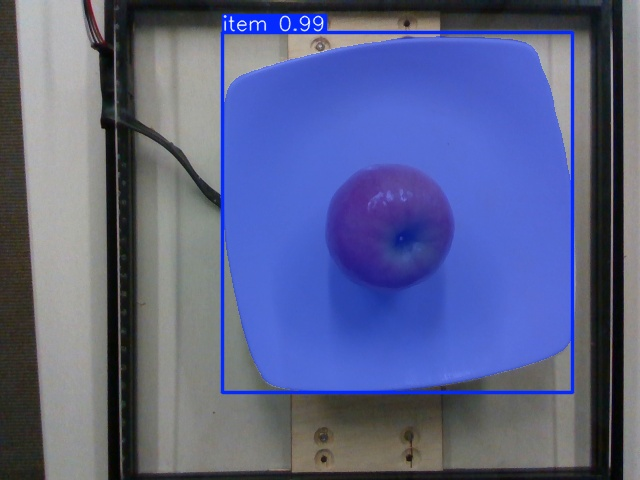
#> input picture plate_segmentation/runs/plate_yolo_seg_predict/image0.jpg, 640 x 480 px
$ python -i preprocessing.py   (imports and definitions only)
#> lines starting #> are read from the running program, lines starting #| are printed output that depends on the picture; after the words box and inside, x2 and y2 are one past the last pixel; in counts of white or black regions, pixels touching at a corner belong together
#> further down, picture is the input picture: PIL image 640x480 RGB; mean R, G, B 90.9, 98.2, 138.3
from __future__ import annotations

from pathlib import Path
from typing import Any

import numpy as np
from PIL import Image, ImageFilter


def ensure_pil_image(image: Any) -> Image.Image:
    if image is None:
        raise ValueError("Image is required")

    if isinstance(image, Image.Image):
        return image.convert("RGB")

    if isinstance(image, (str, Path)):
        return Image.open(image).convert("RGB")

    if isinstance(image, np.ndarray):
        array = image
        if array.ndim == 2:
            return Image.fromarray(array.astype("uint8"), mode="L").convert("RGB")
        if array.shape[-1] == 4:
            return Image.fromarray(array.astype("uint8"), mode="RGBA").convert("RGB")
        return Image.fromarray(array.astype("uint8")).convert("RGB")

    raise TypeError(f"Unsupported image type: {type(image)!r}")


def to_numpy_rgb(image: Image.Image) -> np.ndarray:
    return np.asarray(image.convert("RGB"))


def quality_warnings(image: Image.Image) -> list[str]:
    warnings: list[str] = []
    width, height = image.size
    if min(width, height) < 256:
        warnings.append("Изображение маленькое: сегментация и оценка массы могут быть неточными.")

    gray = np.asarray(image.convert("L"), dtype=np.float32) / 255.0
    mean_light = float(gray.mean())
    if mean_light < 0.15:
        warnings.append("Изображение темное: качество классификации может снизиться.")
    if mean_light > 0.92:
        warnings.append("Изображение очень светлое: маски могут быть нестабильными.")

    return warnings


def foreground_mask(image: Image.Image) -> np.ndarray:
    rgb = to_numpy_rgb(image).astype(np.float32) / 255.0
    max_channel = rgb.max(axis=2)
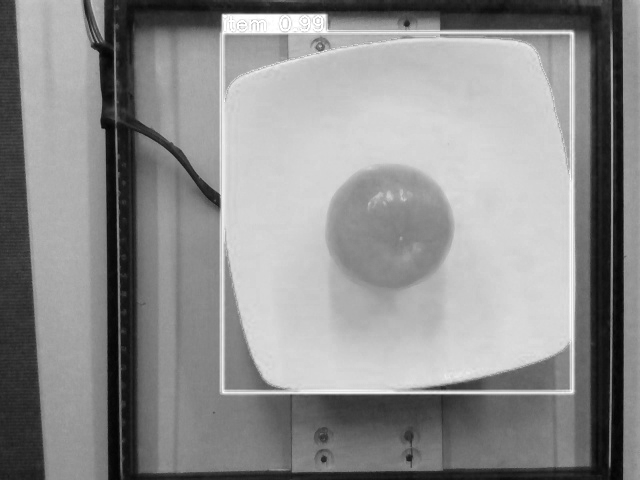
#> max_channel: shape (480, 640) float32; min 0.0118, max 1, mean 0.557
    min_channel = rgb.min(axis=2)
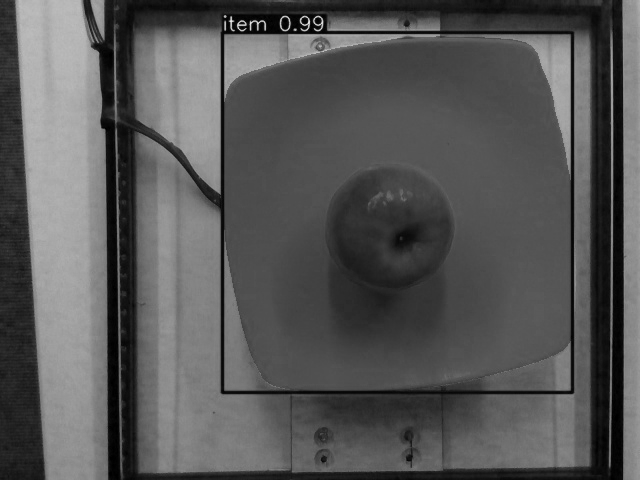
#> min_channel: shape (480, 640) float32; min 0, max 0.925, mean 0.341
    saturation = max_channel - min_channel
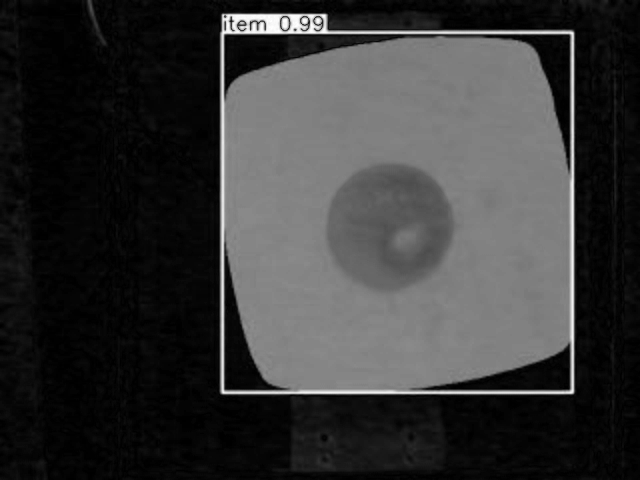
#> saturation: shape (480, 640) float32; min 0, max 1, mean 0.216

    mask = (saturation > 0.10) & (max_channel > 0.18)
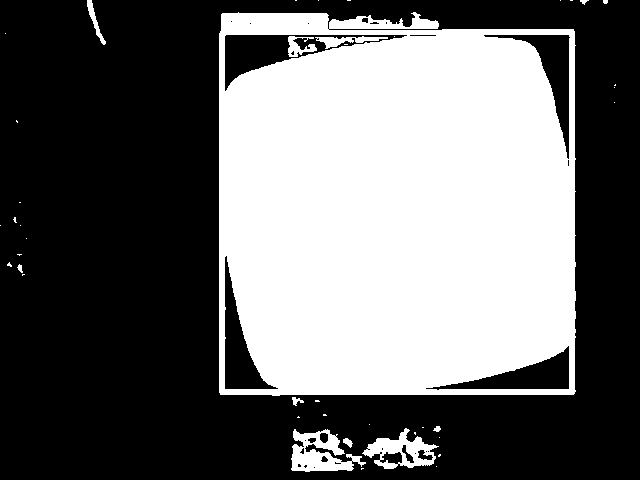
#> mask: shape (480, 640) bool; 41.2% white; 42 white regions (31 under 20 px), largest, box (x1, y1, x2, y2) and area: (219, 12, 576, 396) 122230, (291, 429, 366, 472) 1690, (362, 428, 439, 469) 1368
    if mask.mean() < 0.02:
        luminance = np.asarray(image.convert("L"), dtype=np.float32) / 255.0
        mask = (luminance > 0.08) & (luminance < 0.92)

    mask_img = Image.fromarray((mask.astype("uint8") * 255), mode="L")
    mask_img = mask_img.filter(ImageFilter.MedianFilter(size=5))
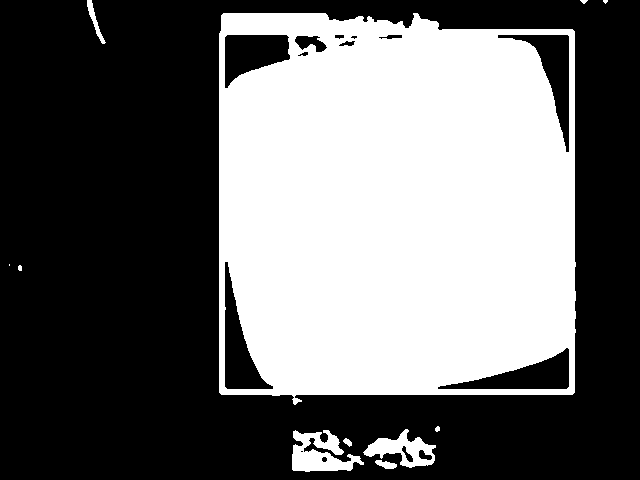
#> mask_img: PIL image 640x480 L; 41.3% white; 11 white regions (2 under 20 px), largest, box (x1, y1, x2, y2) and area: (219, 13, 576, 405) 123422, (292, 430, 364, 472) 1717, (363, 429, 436, 468) 1254
    return np.asarray(mask_img) > 127

>>> from PIL import Image
>>> picture = Image.open('../../plate_segmentation/runs/plate_yolo_seg_predict/image0.jpg')
>>> result = foreground_mask(picture)

$ run again, on plate_segmentation/runs/plate_yolo_seg_predict/image1.jpg
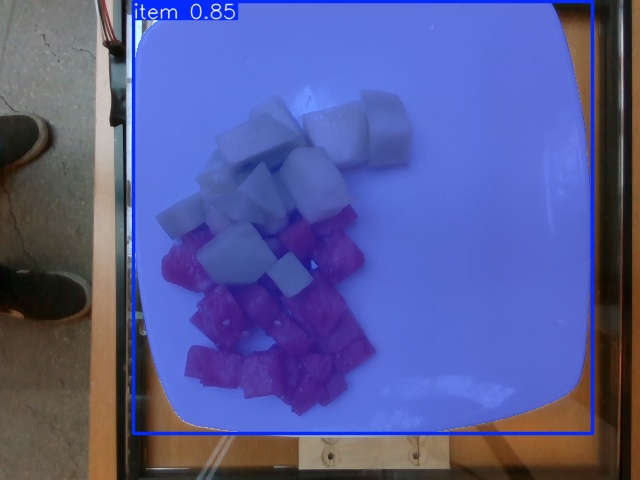
#> input picture plate_segmentation/runs/plate_yolo_seg_predict/image1.jpg, 640 x 480 px
#> picture is the input picture: PIL image 640x480 RGB; mean R, G, B 86.6, 90.6, 150.6
#> in foreground_mask, `mask = (saturation > 0.10) & (max_channel > 0.18)`:
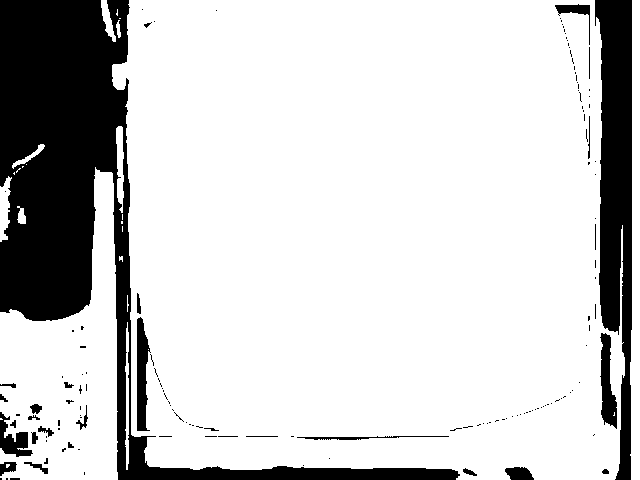
#> mask: shape (480, 640) bool; 81% white; 144 black regions (113 under 20 px), largest, box (x1, y1, x2, y2) and area: (0, 0, 460, 480) 41461, (595, 0, 632, 480) 11648, (137, 317, 151, 431) 1062
#> in foreground_mask, `mask_img = mask_img.filter(ImageFilter.MedianFilter(size=5))`:
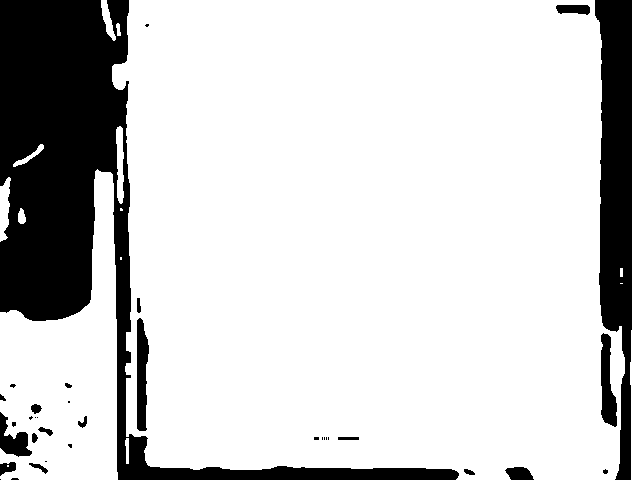
#> mask_img: PIL image 640x480 L; 81.3% white; 35 black regions (17 under 20 px), largest, box (x1, y1, x2, y2) and area: (0, 0, 459, 480) 41459, (595, 0, 632, 480) 11819, (137, 318, 149, 431) 1047

$ run again, on plate_segmentation/runs/plate_yolo_seg_predict/image2.jpg
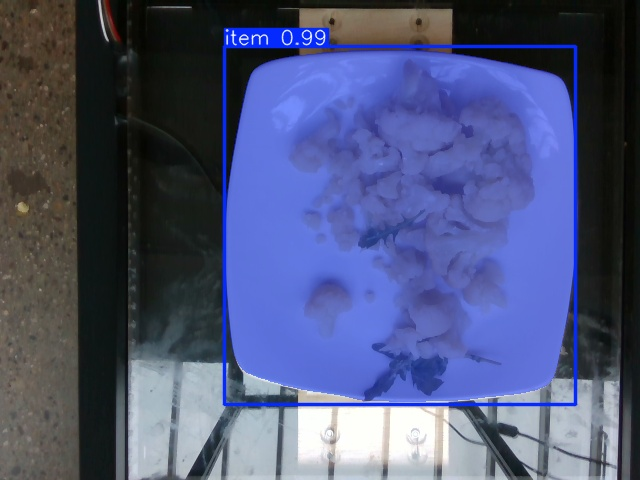
#> input picture plate_segmentation/runs/plate_yolo_seg_predict/image2.jpg, 640 x 480 px
#> picture is the input picture: PIL image 640x480 RGB; mean R, G, B 77.3, 84.8, 122.5
#> in foreground_mask, `mask = (saturation > 0.10) & (max_channel > 0.18)`:
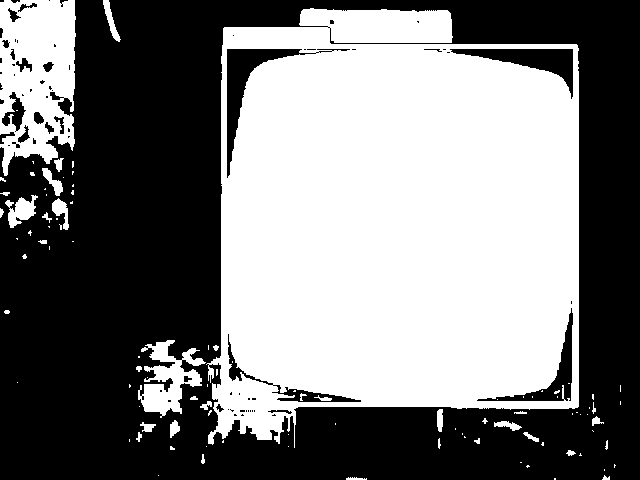
#> mask: shape (480, 640) bool; 47.9% white; 101 white regions (66 under 20 px), largest, box (x1, y1, x2, y2) and area: (206, 8, 579, 448) 131851, (0, 0, 76, 176) 9917, (138, 340, 206, 418) 2441
#> in foreground_mask, `mask_img = mask_img.filter(ImageFilter.MedianFilter(size=5))`:
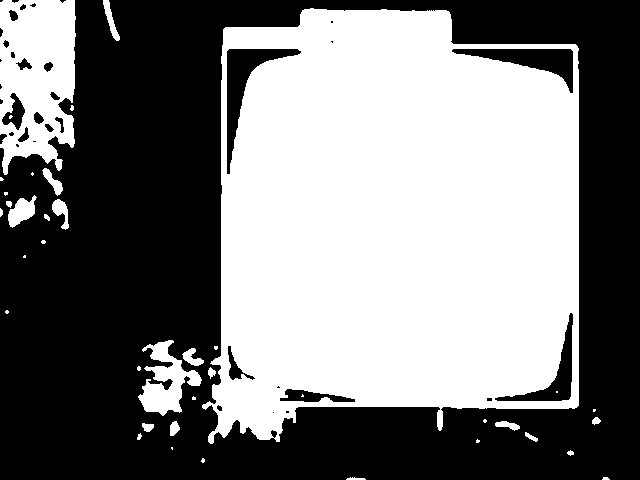
#> mask_img: PIL image 640x480 L; 48% white; 39 white regions (19 under 20 px), largest, box (x1, y1, x2, y2) and area: (202, 8, 579, 444) 132529, (0, 0, 76, 175) 10230, (138, 340, 202, 416) 2228

$ run again, on plate_segmentation/runs/plate_yolo_seg_predict/image3.jpg
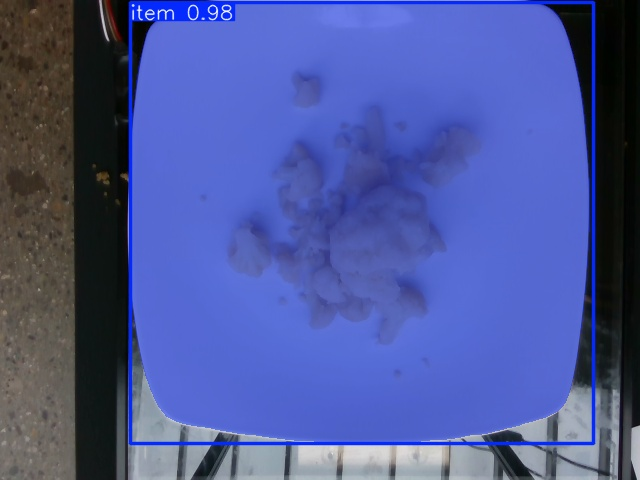
#> input picture plate_segmentation/runs/plate_yolo_seg_predict/image3.jpg, 640 x 480 px
#> picture is the input picture: PIL image 640x480 RGB; mean R, G, B 75.7, 87.6, 153.9
#> in foreground_mask, `mask = (saturation > 0.10) & (max_channel > 0.18)`:
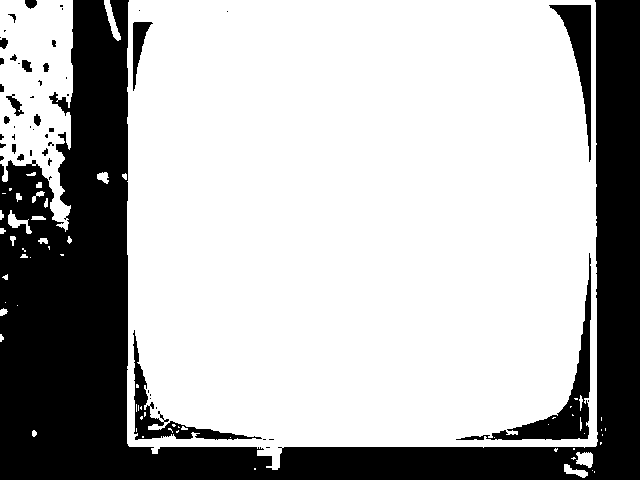
#> mask: shape (480, 640) bool; 70% white; 52 black regions (30 under 20 px), largest, box (x1, y1, x2, y2) and area: (0, 0, 640, 480) 83379, (456, 253, 591, 440) 3259, (549, 5, 591, 162) 2050
#> in foreground_mask, `mask_img = mask_img.filter(ImageFilter.MedianFilter(size=5))`:
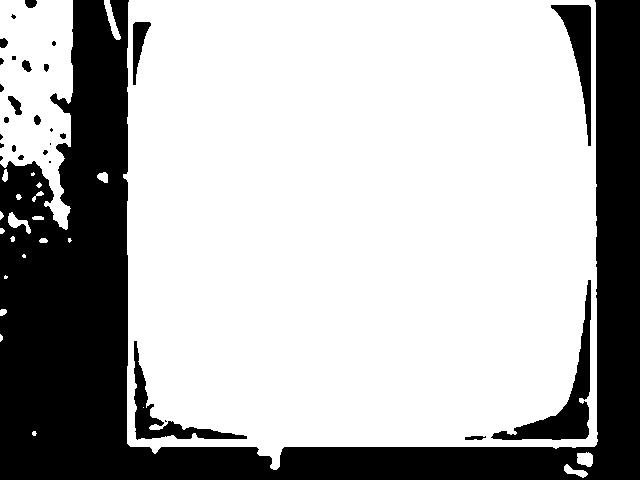
#> mask_img: PIL image 640x480 L; 70.1% white; 29 black regions (11 under 20 px), largest, box (x1, y1, x2, y2) and area: (0, 0, 640, 480) 83595, (491, 280, 591, 440) 3151, (551, 5, 591, 146) 2012
